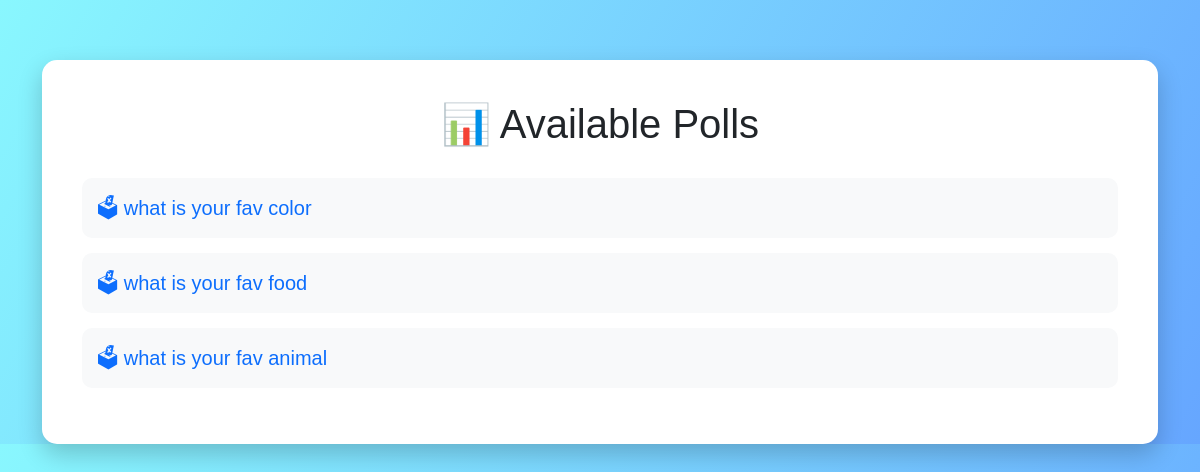
The page / on the database its author committed.
### polls/models.py (models this page shows, shortened)
class Question(models.Model):
    question_text = models.CharField(max_length=200)
    pub_date = models.DateTimeField("date published")

### polls/views.py (the view)
# urls.py: path('', views.index, name='index'),
def index(request):
    latest_question_list = Question.objects.all()
    context = {
        'latest_question_list': latest_question_list
    }
    return render(request, 'polls/index.html', context)

### polls/templates/polls/index.html (shortened to what this page needs)
<!DOCTYPE html>
<html lang="en">
<head>
    <link href="https://cdn.jsdelivr.net/npm/bootstrap@5.3.2/dist/css/bootstrap.min.css"
          rel="stylesheet">
</head>
<body>
<div class="container">
    <div class="container-box">
        <h1>📊 Available Polls</h1>
        {% if latest_question_list %}
            <ul class="list-unstyled">
                {% for question in latest_question_list %}
                <li class="poll-item">
                    <a href="{% url 'polls:detail' question.id %}"
                       class="text-decoration-none fs-5">
                        🗳 {{ question.question_text }}
                    </a>
                </li>
                {% endfor %}
            </ul>
        {% else %}
            <p>No polls available.</p>
        {% endif %}
    </div>
</div>
</body>
</html>

### polls/templates/polls/index.html (style rules this page uses)
body { background: linear-gradient(120deg,#89f7fe,#66a6ff); font-family: Arial; }
.container-box { margin-top: 60px; background: white; padding: 40px; border-radius: 15px; box-shadow: 0px 10px 25px rgba(0,0,0,0.2); }
h1 { text-align: center; margin-bottom: 30px; }
.poll-item { padding: 15px; border-radius: 10px; margin-bottom: 15px; background: #f8f9fa; transition: 0.3s; }

### rows shown on the page
Question: question_text "what is your fav color"
Question: question_text "what is your fav food"
Question: question_text "what is your fav animal"
